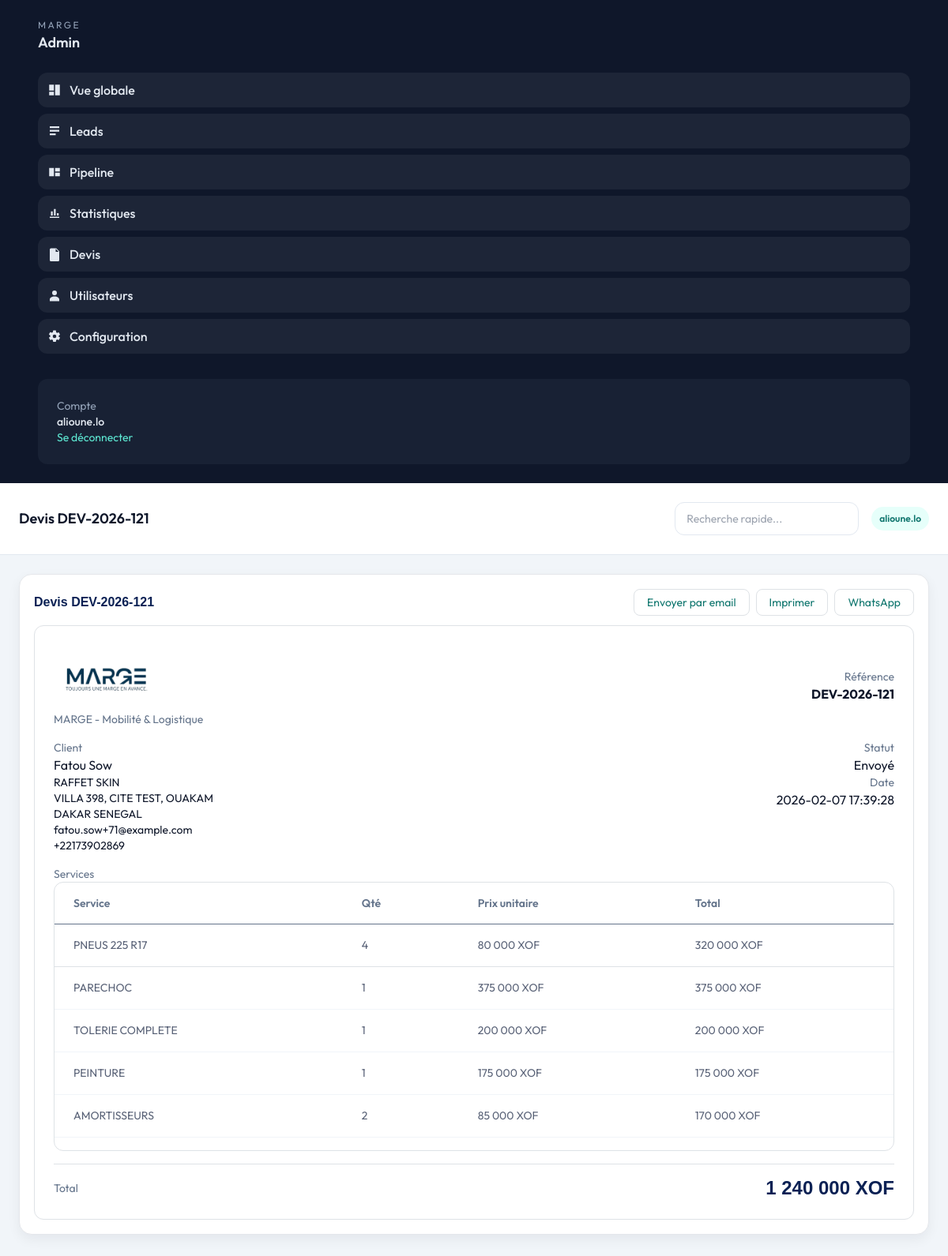
The app's page /dashboard/devis/view.php?id=3 (signed in) with its own data.
### tables this page shows
CREATE TABLE devis (
            id INTEGER PRIMARY KEY AUTOINCREMENT,
            lead_id INTEGER NOT NULL,
            reference TEXT NOT NULL,
            amount REAL NOT NULL DEFAULT 0,
            currency TEXT NOT NULL DEFAULT "XOF",
            status TEXT NOT NULL DEFAULT "Brouillon",
            notes TEXT,
            created_at TEXT NOT NULL,
            updated_at TEXT NOT NULL
        , description TEXT, client_name TEXT, client_email TEXT, client_phone TEXT, client_company TEXT, client_address TEXT, client_city TEXT, client_country TEXT, archived_at TEXT);

CREATE TABLE devis_items (
            id INTEGER PRIMARY KEY AUTOINCREMENT,
            devis_id INTEGER NOT NULL,
            label TEXT NOT NULL,
            quantity REAL NOT NULL DEFAULT 1,
            unit_price REAL NOT NULL DEFAULT 0,
            total REAL NOT NULL DEFAULT 0,
            created_at TEXT NOT NULL
        );

### dashboard/devis/view.php (the view, shortened to what this page needs)
<?php
require_once __DIR__ . '/../_inc/layout.php';
$pdo = db();
$id = (int)($_GET['id'] ?? 0);
$stmt = $pdo->prepare('SELECT d.*, l.name AS lead_name, l.email AS lead_email, l.phone AS lead_phone, l.status AS lead_status FROM devis d LEFT JOIN leads l ON l.id = d.lead_id WHERE d.id = :id');
$stmt->execute([':id' => $id]);
$devis = $stmt->fetch();
$itemStmt = $pdo->prepare('SELECT * FROM devis_items WHERE devis_id = :id ORDER BY id ASC');
$itemStmt->execute([':id' => $id]);
$items = $itemStmt->fetchAll();
$total = 0.0;
if ($items) {
  foreach ($items as $it) {
    $total += (float)$it['total'];
  }
} else {
  $total = (float)$devis['amount'];
}
?>
<div class="admin-card print-area">
  <div class="admin-section-title no-print">
    <h5>Devis <?php echo htmlspecialchars($devis['reference']); ?></h5>
    <div class="d-flex gap-2">
      <a class="px-3 py-1.5 rounded-lg border border-teal-200 text-teal-700 text-sm hover:bg-teal-50" href="/dashboard/devis/view.php?id=<?php echo $id; ?>&action=send">Envoyer par email</a>
      <a class="px-3 py-1.5 rounded-lg border border-teal-200 text-teal-700 text-sm hover:bg-teal-50" href="/dashboard/devis/view.php?id=<?php echo $id; ?>&action=print" target="_blank">Imprimer</a>
      <a class="px-3 py-1.5 rounded-lg border border-teal-200 text-teal-700 text-sm hover:bg-teal-50" href="/dashboard/devis/view.php?id=<?php echo $id; ?>&action=whatsapp" target="_blank">WhatsApp</a>
    </div>
  </div>
  <div class="p-4 border border-slate-200 rounded-xl bg-white">
    <div class="d-flex justify-content-between align-items-center mb-3">
      <div>
        <img src="/img/logo-marge.png" alt="MARGE" style="height:84px;">
        <div class="text-sm text-slate-500">MARGE - Mobilité & Logistique</div>
      </div>
      <div class="text-end">
        <div class="text-sm text-slate-500">Référence</div>
        <div class="fw-bold"><?php echo htmlspecialchars($devis['reference']); ?></div>
      </div>
    </div>
    <div class="row g-3 mb-3">
      <div class="col-md-6">
        <div class="text-sm text-slate-500">Client</div>
        <div class="fw-semibold"><?php echo htmlspecialchars($devis['client_name'] ?: $devis['lead_name']); ?></div>
        <div class="text-sm"><?php echo htmlspecialchars($devis['client_company']); ?></div>
        <div class="text-sm"><?php echo htmlspecialchars($devis['client_address']); ?></div>
        <div class="text-sm"><?php echo htmlspecialchars($devis['client_city']); ?> <?php echo htmlspecialchars($devis['client_country']); ?></div>
        <div class="text-sm"><?php echo htmlspecialchars($devis['client_email'] ?: $devis['lead_email']); ?></div>
        <div class="text-sm"><?php echo htmlspecialchars($devis['client_phone'] ?: $devis['lead_phone']); ?></div>
      </div>
      <div class="col-md-6 text-md-end">
        <div class="text-sm text-slate-500">Statut</div>
        <div class="fw-semibold"><?php echo htmlspecialchars($devis['status']); ?></div>
        <div class="text-sm text-slate-500">Date</div>
        <div><?php echo htmlspecialchars($devis['created_at']); ?></div>
      </div>
    </div>
    <div class="mb-3">
      <div class="text-sm text-slate-500">Services</div>
      <div class="overflow-hidden rounded-xl border border-slate-200 bg-white">
        <div class="max-w-full overflow-x-auto">
          <table class="table admin-table min-w-[700px]">
            <thead>
              <tr>
                <th class="px-4 py-3 text-start text-slate-500 text-sm">Service</th>
                <th class="px-4 py-3 text-start text-slate-500 text-sm">Qté</th>
                <th class="px-4 py-3 text-start text-slate-500 text-sm">Prix unitaire</th>
                <th class="px-4 py-3 text-start text-slate-500 text-sm">Total</th>
              </tr>
            </thead>
            <tbody class="divide-y divide-slate-100">
              <?php foreach ($items as $it): ?>
                <tr>
                  <td class="px-4 py-3"><?php echo htmlspecialchars($it['label']); ?></td>
                  <td class="px-4 py-3"><?php echo htmlspecialchars((string)$it['quantity']); ?></td>
                  <td class="px-4 py-3"><?php echo number_format((float)$it['unit_price'], 0, ',', ' '); ?> <?php echo htmlspecialchars($devis['currency']); ?></td>
                  <td class="px-4 py-3"><?php echo number_format((float)$it['total'], 0, ',', ' '); ?> <?php echo htmlspecialchars($devis['currency']); ?></td>
                </tr>
              <?php endforeach; ?>
            </tbody>
          </table>
        </div>
      </div>
    </div>
    <div class="d-flex justify-content-between align-items-center border-top pt-3">
      <div class="text-sm text-slate-500">Total</div>
      <div class="h4 mb-0"><?php echo number_format($total, 0, ',', ' '); ?> <?php echo htmlspecialchars($devis['currency']); ?></div>
    </div>
  </div>
</div>

### dashboard/assets/admin.css (style rules this page uses)
.font-outfit { font-family: "Outfit", "Segoe UI", system-ui, sans-serif; }
.admin-card { background: #fff; border: 1px solid #e5e7eb; border-radius: 16px; padding: 18px; margin-bottom: 18px; box-shadow: 0 6px 16px rgba(15, 23, 42, 0.06); }
.admin-section-title { display: flex; align-items: center; justify-content: space-between; margin-bottom: 12px; }
.admin-section-title h5 { margin: 0; font-size: 16px; font-weight: 600; }
.admin-table th, .admin-table td { vertical-align: middle; font-size: 14px; }
.admin-table thead th { color: var(--muted); font-weight: 600; }
.admin-table { width: 100%; border-collapse: collapse; }

### records on screen
devis: reference "DEV-2026-121", client_name "Fatou Sow", client_company "RAFFET SKIN", client_address "VILLA 398, CITE TEST, OUAKAM", client_city "DAKAR", client_country "SENEGAL", client_email "fatou.sow+71@example.com", client_phone "+22173902869", status "Envoyé", created_at "2026-02-07 17:39:28", currency "XOF"
devis_items: label "PNEUS 225 R17", quantity "4", unit_price "80 000", devis.currency "XOF", total "320 000"
devis_items: label "PARECHOC", quantity "1", unit_price "375 000", devis.currency "XOF", total "375 000"
devis_items: label "TOLERIE COMPLETE", quantity "1", unit_price "200 000", devis.currency "XOF", total "200 000"
devis_items: label "PEINTURE", quantity "1", unit_price "175 000", devis.currency "XOF", total "175 000"
devis_items: label "AMORTISSEURS", quantity "2", unit_price "85 000", devis.currency "XOF", total "170 000"

### other values on screen
$user "alioune.lo"
$title "Devis DEV-2026-121"
$total "1 240 000"
